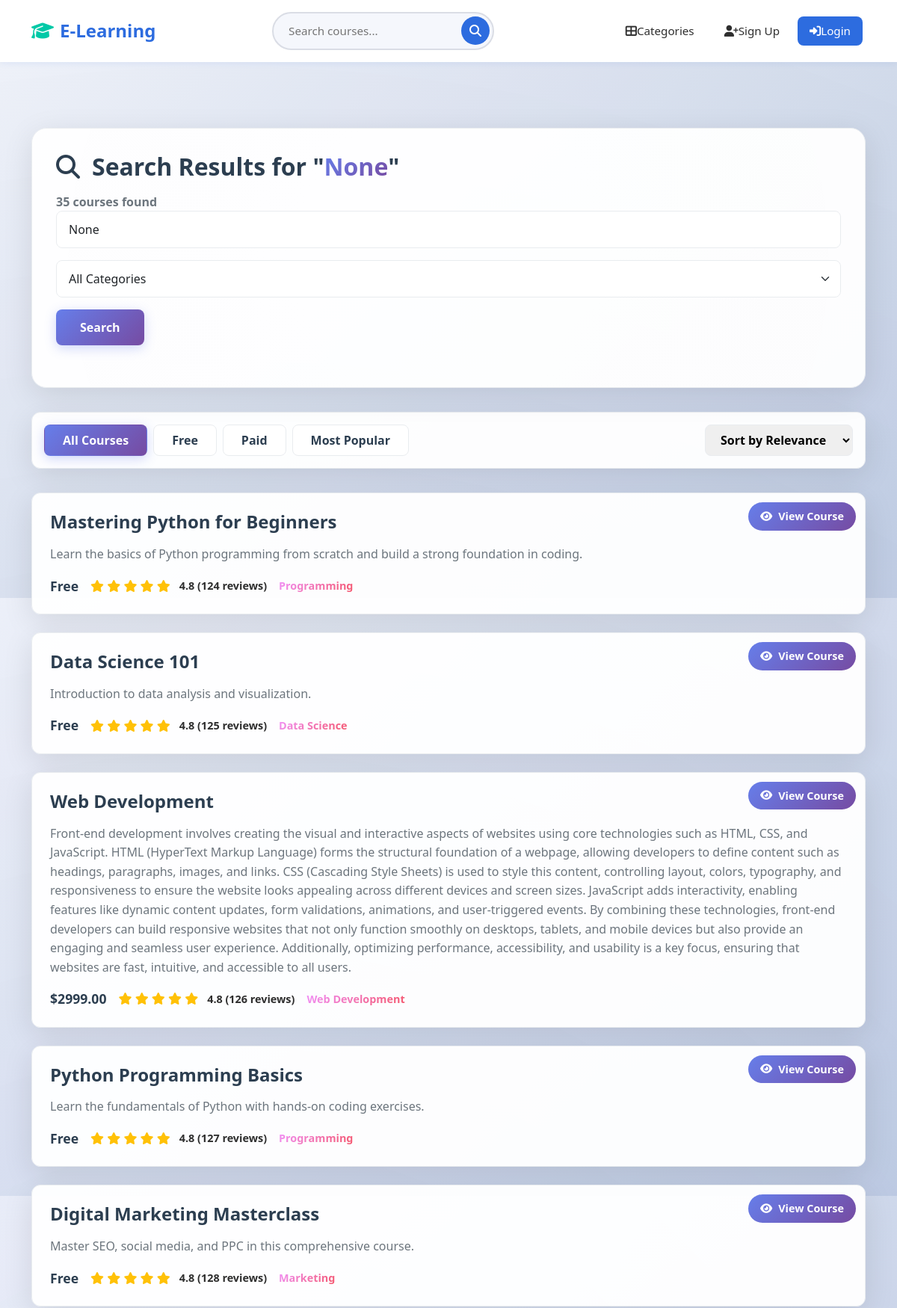
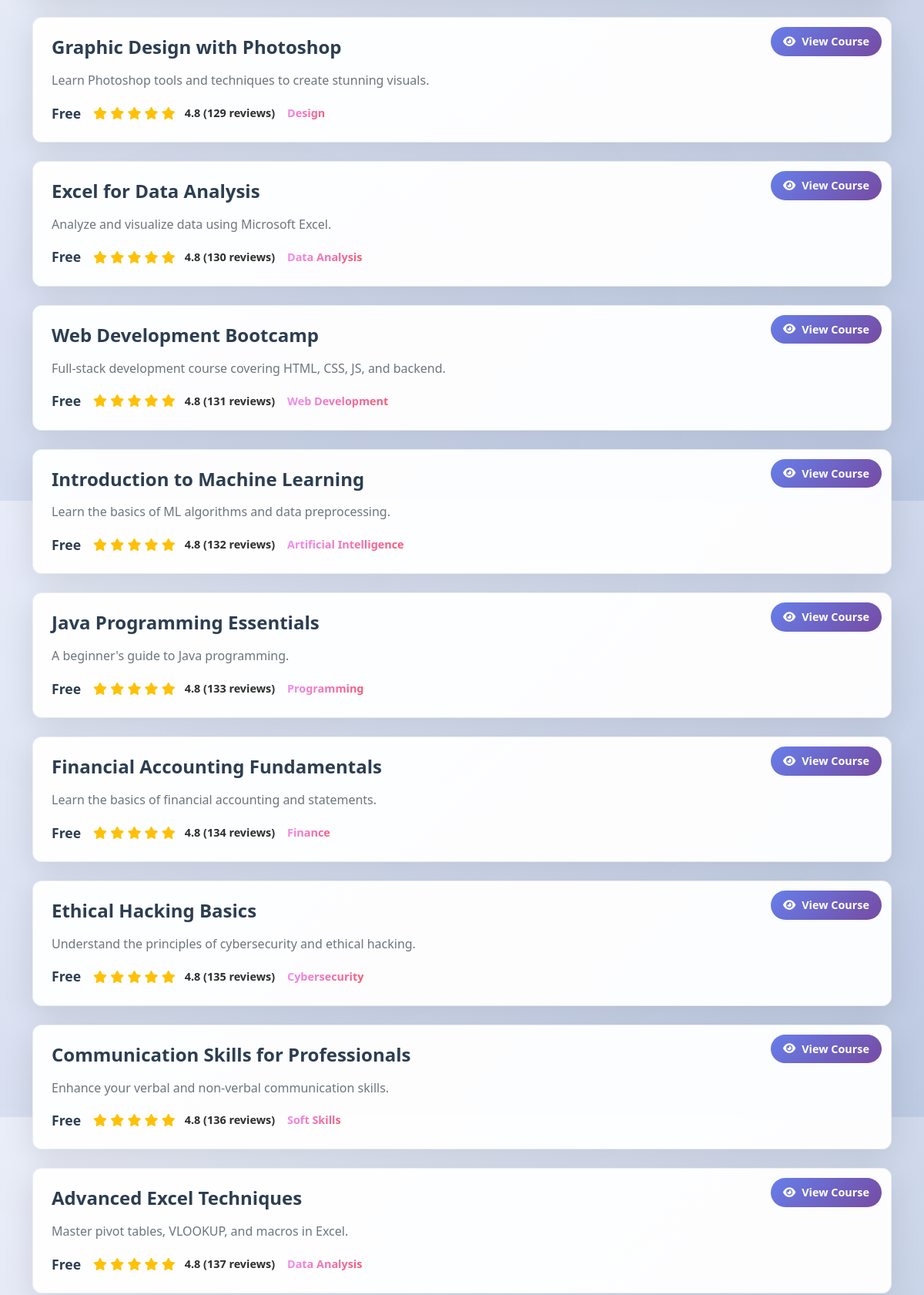
The app's page /search/ (upper part) with its own data (2 pictures, top to bottom).
### catalog/models.py (models this page shows, shortened)
class Course(models.Model):
    LEVEL_CHOICES = [
        ('Beginner', 'Beginner'),
        ('Intermediate', 'Intermediate'),
        ('Advanced', 'Advanced'),
    ]
    DURATION_CHOICES = [
        ('4 weeks', '4 weeks'),
        ('8 weeks', '8 weeks'),
        ('12 weeks', '12 weeks'),
        ('16 weeks', '16 weeks'),
        ('20 weeks', '20 weeks'),
    ]
    title = models.CharField(max_length=200)
    description = models.TextField()
    instructor = models.ForeignKey(User, on_delete=models.CASCADE)
    category = models.ForeignKey(Category, related_name='courses', on_delete=models.CASCADE)
    skills = models.CharField(max_length=500, blank=True)
    duration = models.CharField(
        max_length=20,
        choices=DURATION_CHOICES,
        default='4 weeks'
    )
    level = models.CharField(max_length=20, choices=LEVEL_CHOICES, default='Beginner')
    price = models.DecimalField(max_digits=6, decimal_places=2, null=True, blank=True)
    rating = models.FloatField(default=4.8)
    created_at = models.DateTimeField(auto_now_add=True)

class Category(models.Model):
    name = models.CharField(max_length=100)
    def __str__(self):
        return self.name

### catalog/views.py (the view, shortened to what this page needs)
# urls.py: path('search/', views.search, name='search'),
def search(request):
    query = request.GET.get('q')
    category_id = request.GET.get('category')
    courses = Course.objects.all()
    if category_id:
        courses = courses.filter(category_id=category_id)
    categories = Category.objects.all()
    return render(request, 'catalog/search_results.html', {
        'results': courses,
        'query': query,
        'categories': categories,
        'selected_category': int(category_id) if category_id else None,
    })

### catalog/templates/catalog/search_results.html (shortened to what this page needs)
{% extends 'catalog/base.html' %}
{% block content %}
<div class="container py-5">
    <div class="search-header">
        <h2 class="search-title">
            <i class="fas fa-search me-3"></i>
            Search Results for "<span class="search-query">{{ query }}</span>"
        </h2>
        <div class="search-meta">
            <span class="results-count">{{ results|length }} course{{ results|length|pluralize }} found</span>
        </div>
        <form action="{% url 'search' %}" method="get" class="search-form">
            <input class="form-control" type="search" name="q" placeholder="Search courses by keyword or instructor" value="{{ query }}">
            <select name="category" class="form-select">
                <option value="">All Categories</option>
            </select>
            <button class="btn-search" type="submit">Search</button>
        </form>
    </div>
    {% if results %}
        <div class="filter-bar">
            <div class="filter-options">
                <button class="filter-btn active" data-filter="all">All Courses</button>
                <button class="filter-btn" data-filter="free">Free</button>
                <button class="filter-btn" data-filter="paid">Paid</button>
                <button class="filter-btn" data-filter="popular">Most Popular</button>
            </div>
            <select class="sort-dropdown" id="sortBy">
                <option value="relevance">Sort by Relevance</option>
            </select>
        </div>
        <div class="results-container">
            {% for course in results %}
                <a href="{% url 'course_detail' course.pk %}" class="course-result">
                    <div class="course-result-header">
                        <h3 class="course-title">{{ course.title }}</h3>
                        <div class="course-badge">
                            <i class="fas fa-eye"></i>
                            View Course
                        </div>
                    </div>
                    <p class="course-description">
                        {{ course.description|default:"Discover new skills and advance your career with this comprehensive course designed by industry experts." }}
                    </p>
                    <div class="course-meta-info">
                        <div class="course-price">
                            {% if course.price %}
                                ${{ course.price }}
                            {% else %}
                                Free
                            {% endif %}
                        </div>
                        <div class="course-rating">
                            <div class="stars">
                                <i class="fas fa-star"></i>
                                <i class="fas fa-star"></i>
                                <i class="fas fa-star"></i>
                                <i class="fas fa-star"></i>
                                <i class="fas fa-star"></i>
                            </div>
                            <span class="rating-text">4.8 ({{ course.id|add:123 }} reviews)</span>
                        </div>
                        <div class="course-category">
                            {{ course.category|default:"Technology" }}
                        </div>
                    </div>
                </a>
            {% endfor %}
        </div>
    {% endif %}
</div>
{% endblock %}

### catalog/templates/catalog/base.html (style rules this page uses)
:root { --primary-blue: #2D6CDF; --dark-blue: #1B4F9C; --light-bg: #F5F7FC; --gray-border: #DADDE5; --dark-text: #2E2E2E; --yellow: #FFC947; --teal: #00C9A7; --white: #FFFFFF; --shadow-sm: 0 2px 8px rgba(45, 108, 223, 0.08); --shadow-md: 0 4px 16px rgba(45, 108, 223, 0.12); --shadow-lg: 0 8px 24px rgba(45, 108, 223, 0.15); --transition: all 0.3s cubic-bezier(0.4, 0, 0.2, 1); }
* { margin: 0; padding: 0; box-sizing: border-box; }
body { font-family: 'Inter', sans-serif; background: var(--light-bg); color: var(--dark-text); overflow-x: hidden; opacity: 0; transition: opacity 0.5s; }
.course-badge { position: absolute; top: 12px; right: 12px; background: var(--yellow); color: var(--dark-text); padding: 6px 14px; border-radius: 50px; font-size: 0.75rem; font-weight: 600; }
.course-title { font-size: 1.25rem; font-weight: 600; margin-bottom: 12px; }
.course-price { font-size: 1.5rem; font-weight: 700; color: var(--primary-blue); }
.course-rating { color: var(--yellow); font-size: 0.9rem; }
.course-rating span { color: var(--dark-text); font-weight: 600; margin-left: 4px; }

### records on screen
Course: title "Mastering Python for Beginners", description "Learn the basics of Python programming from scratch and build a strong foundation in coding.", shows "Free", id|add "124", category "Programming"
Course: title "Data Science 101", description "Introduction to data analysis and visualization.", shows "Free", id|add "125", category "Data Science"
Course: title "Web Development", description "Front-end development involves creating the visual and interactive aspects of websites using core technologies such as HTML, CSS, and JavaScript. HTML (HyperText Markup Language) forms the structural foundation of a webpage, allowing developers to define content such as headings, paragraphs, images, and links. CSS (Cascading Style Sheets) is used to style this content, controlling layout, colors, typography, and responsiveness to ensure the website looks appealing across different devices and screen sizes. JavaScript adds interactivity, enabling features like dynamic content updates, form validations, animations, and user-triggered events. By combining these technologies, front-end…", price "2999.00", id|add "126", category "Web Development"
Course: title "Python Programming Basics", description "Learn the fundamentals of Python with hands-on coding exercises.", shows "Free", id|add "127", category "Programming"
Course: title "Digital Marketing Masterclass", description "Master SEO, social media, and PPC in this comprehensive course.", shows "Free", id|add "128", category "Marketing"
Course: title "Graphic Design with Photoshop", description "Learn Photoshop tools and techniques to create stunning visuals.", shows "Free", id|add "129", category "Design"
Course: title "Excel for Data Analysis", description "Analyze and visualize data using Microsoft Excel.", shows "Free", id|add "130", category "Data Analysis"
Course: title "Web Development Bootcamp", description "Full-stack development course covering HTML, CSS, JS, and backend.", shows "Free", id|add "131", category "Web Development"
Course: title "Introduction to Machine Learning", description "Learn the basics of ML algorithms and data preprocessing.", shows "Free", id|add "132", category "Artificial Intelligence"
Course: title "Java Programming Essentials", description "A beginner's guide to Java programming.", shows "Free", id|add "133", category "Programming"
Course: title "Financial Accounting Fundamentals", description "Learn the basics of financial accounting and statements.", shows "Free", id|add "134", category "Finance"
Course: title "Ethical Hacking Basics", description "Understand the principles of cybersecurity and ethical hacking.", shows "Free", id|add "135", category "Cybersecurity"
Course: title "Communication Skills for Professionals", description "Enhance your verbal and non-verbal communication skills.", shows "Free", id|add "136", category "Soft Skills"
Course: title "Advanced Excel Techniques", description "Master pivot tables, VLOOKUP, and macros in Excel.", shows "Free", id|add "137", category "Data Analysis"

### other values on screen
{{ query }} "None"
{{ results|length }} "35"
